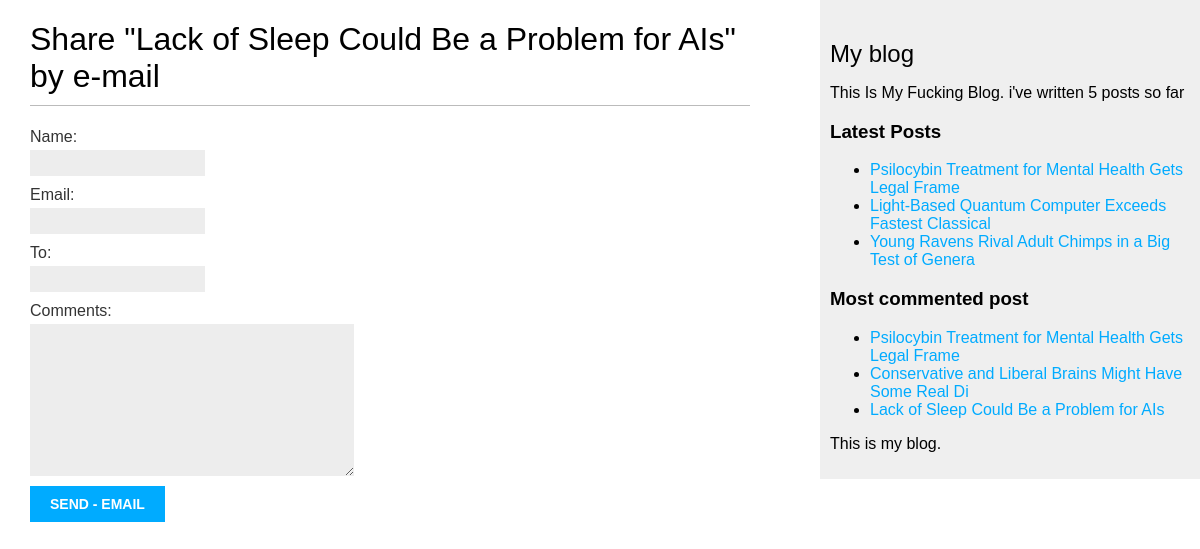
/blog/3/share/, run on the app's committed database.
### blogg/models.py (models this page shows, shortened)
class Post(models.Model):
    title = models.CharField(max_length=55)
    slug = models.SlugField(max_length=55, unique_for_date='publish')
    author = models.ForeignKey(User, related_name='blog_posts' ,on_delete=models.CASCADE)
    body = models.TextField()
    publish = models.DateTimeField(default=timezone.now)
    created = models.DateTimeField(auto_now_add=True)
    update = models.DateTimeField(auto_now=True)
    status = models.CharField(max_length=10, choices=STATUS_CHOICES, default='draft')
    class Meta:
        ordering = ('-publish', )
    def get_absolute_url(self):
        return reverse('blogg:post_detail', args=[self.publish.year, self.publish.month, self.publish.day, self.slug])
    published = PublishManager()
    tags = TaggableManager()

### blogg/views.py (the view)
# urls.py: path('<int:post_id>/share/', views.post_share, name='post_share')
def post_share(request, post_id):
    sent = False
    post = get_object_or_404(Post, id=post_id, status='draft')
    if request.method == "POST":
        form = EmailPostForm(request.POST)
        if form.is_valid():
            cd = form.cleaned_data
            post_url = request.build_absolute_uri(post.get_absolute_url())
            subject = f"{cd['name']} recommend you read" f"{post.title}"
            message = f" Read {post.title} at {post_url}\n\n"
            send_mail(subject, message, 'mohamedhawas123@gmail.com', [cd['to']])
            sent= True
    else:
        form = EmailPostForm()
    return render(request, 'blogg/post/share.html', {'post': post, 'form': form, 'sent': sent})

### blogg/form.py
class EmailPostForm(forms.Form):
    name = forms.CharField(max_length=26)
    email = forms.EmailField()
    to = forms.EmailField()
    comments = forms.CharField(required=False, widget=forms.Textarea)

### blogg/models.py (called while the page is built)
    def get_queryset(self):
        return super(PublishManager, self).get_queryset().filter(status='draft')

### blogg/templatetags/blogg_tags.py (called while the page is built)
@register.simple_tag
def total_post():
    return Post.published.count()

@register.inclusion_tag('blogg/post/lastest_post.html')
def show_latest_posts(count=5):
    lastest = Post.published.order_by('-publish')[:count]
    return {'latest': lastest}

@register.inclusion_tag('blogg/post/latest_comments.html')
def get_most_comments_post(count=5):
    comment =  Post.published.annotate(
        total_comments =Count('comments')).order_by('-total_comments')[:count]
    return {'comment': comment}

### blogg/templates/blogg/post/share.html (shortened to what this page needs)
{% extends 'blogg/base.html' %}
{% block content %}
{% if sent %}
<h1>E-email successfuly sent</h1>
<p>
    "{{post.title}}" was successfuly sent to {{form.cleaned_data.to}}.
</p>
{% else %}
<h1>Share "{{post.title}}" by e-mail </h1>
<form method="POST" action="" >
    {{form.as_p}}
    <input type="submit" value="send - email" />
</form>
{% endif %}
{% endblock %}

### blogg/templates/blogg/post/lastest_post.html
<ul>
    {% for post in latest %}
    <li>
        <a href="{{post.get_absolute_url}}">{{post.title}}</a>
    </li>
    {% endfor %}
</ul>

### blogg/templates/blogg/post/latest_comments.html
<h3>Most commented post</h3>
<ul>
    {% for post in comment %}
    <li>
        <a href="{{post.get_absolute_url}}">{{post.title}}</a>
    </li>
    {% endfor %}
</ul>

### static/css/blog.css (style rules this page uses)
body { margin:0; padding:0; font-family:helvetica, sans-serif; }
a { color:#00abff; text-decoration:none; }
h1 { font-weight:normal; border-bottom:1px solid #bbb; padding:0 0 10px 0; }
label { float:left; clear:both; color:#333; margin-bottom:4px; }
input, textarea { clear:both; float:left; margin:0 0 10px; background:#ededed; border:0; padding:6px 10px; font-size:12px; }
input[type=submit] { font-weight:bold; background:#00abff; color:#fff; padding:10px 20px; font-size:14px; text-transform:uppercase; }

### data on the page
Post: title "Lack of Sleep Could Be a Problem for AIs"
Post: title "Psilocybin Treatment for Mental Health Gets Legal Frame"
Post: title "Light-Based Quantum Computer Exceeds Fastest Classical"
Post: title "Young Ravens Rival Adult Chimps in a Big Test of Genera"
Post: title "Conservative and Liberal Brains Might Have Some Real Di"
